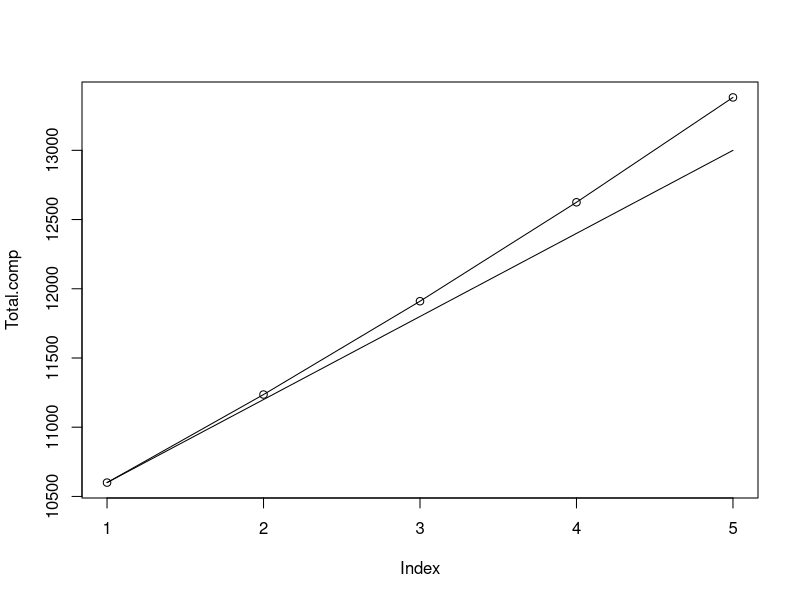
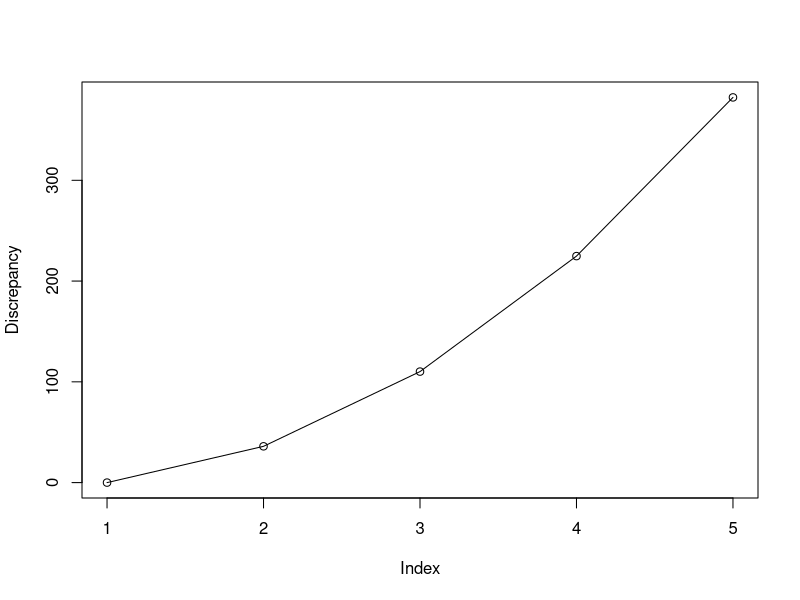

The R source for these figures, in order: (Note: this script raises an error after producing the figures.)
#==================================================#
#                                                  #
#Script3.4 - Interest rate                         #
#                                                  #
#==================================================#

#==================================================#
#Compound interest rate - 1
#==================================================#

InitialCapital <- 10000
simple.interest <- 0.06 #p.a.
year <- seq(1,5)
Investment.simple <- numeric(5)
Total.simple <- numeric(5)
for (i in year){
Investment.simple[i] <- InitialCapital*simple.interest
if (i==1){
  Total.simple[i] <- InitialCapital+ Investment.simple[i]}
if (i>1){
  Total.simple[i] <- Total.simple[i-1]+ Investment.simple[i]}
}


Investment.comp <- numeric(5)
Total.comp <- numeric(5)
Discrepancy <- numeric(5)
for (i in year){
  if (i==1){
    Investment.comp[i] <- InitialCapital*simple.interest*year[i]
    Total.comp[i] <- InitialCapital+ Investment.comp[i]}
  if (i>1){
    Investment.comp[i] <- Total.comp[i-1]*simple.interest
    Total.comp[i] <- Total.comp[i-1]+ Investment.comp[i]}
  Discrepancy[i] <-  Total.comp[i] - Total.simple[i]
}

plot(Total.comp);lines(Total.comp);lines(Total.simple)
plot(Discrepancy);lines(Discrepancy)


#==================================================#
#Compound interest rate - 2
#==================================================#

InitialCapital = 10000
simple.interest = 0.06 #p.a.

semi.comp = equiv.rate(rate = simple.interest, from.freq = 1, to.freq = 2)
monthly.comp = equiv.rate(rate = simple.interest, from.freq = 1, to.freq = 12)
cont.comp = equiv.rate(rate = simple.interest, from.freq = 1, to.freq = Inf)

Investment.simple = InitialCapital*simple.interest
Investment.semi.comp = InitialCapital*((1+semi.comp/2)^2-1)
Investment.monthly.comp = InitialCapital*((1+monthly.comp/12)^12-1)
Investment.cont.comp = InitialCapital*(exp(cont.comp)-1)
